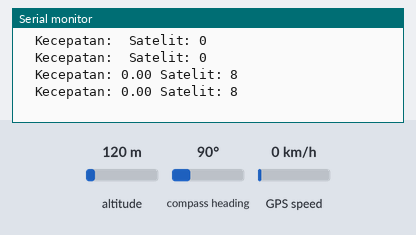
A sketch run on a simulated Arduino Mega 2560, built with avr-gcc and run on an emulated ATmega2560. Parts: the last lines printed to the serial monitor. The inputs (shaded band) are chosen by the test bench; at power-on: GPS speed 0 km/h, altitude 120 m, compass heading 90°. The GPS gets a fix after 3 s at 37.7749, -122.4194 with 8 satellites.

Above: at 4.9 s.
5.0 s: GPS speed set to 2 km/h
At 5.8 s:
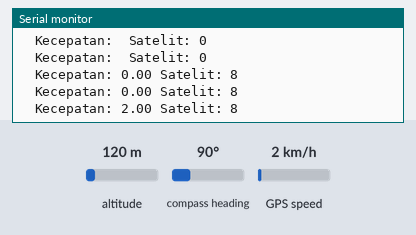
6.7 s: GPS speed set to 30 km/h
At 8.0 s:
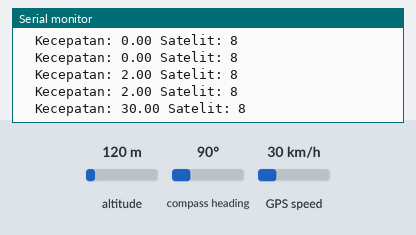
Timing chart, 0 to 9.7 s (numbered marks = the images above; inputs shaded):
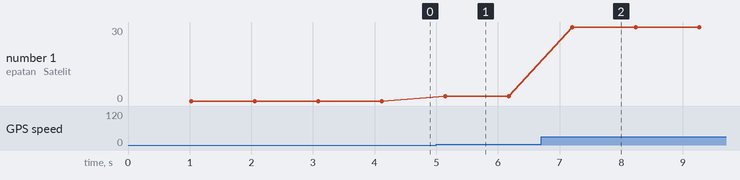

The sketch:

nextion2.ino
```cpp
#include <NMEAGPS.h>
#include <GPSport.h>

NMEAGPS gps;
gps_fix fix;

//Global Variabel
float kecepatan;
int satelit;


void GPSloop()
{
  while (gps.available( gpsPort )) {
    fix = gps.read();
    Serial.print(F("  Kecepatan: "));
    if (fix.valid.speed){
      kecepatan = fix.speed_kph();
      Serial.print(kecepatan);
    }

    Serial.print(F(" Satelit: "));
    satelit = fix.satellites;
    Serial.println(satelit);

  }

}


void setup() {
  // put your setup code here, to run once:
  gpsPort.begin(9600);
  Serial.begin(9600);
  Serial2.begin(9600);
}

void loop() {
  // put your main code here, to run repeatedly:
  GPSloop();

  //GPS speed
  Serial2.print("t0.txt=\""); // Changing the value of box n1
        Serial2.print(kecepatan);
        Serial2.print("\"");
        Serial2.write(0xff);  // We always have to send this three lines after each command sent to the nextion display.
        Serial2.write(0xff);
        Serial2.write(0xff);

   //Satelit
   Serial2.print("t10.txt=\""); // Changing the value of box n1
        Serial2.print(satelit);
        Serial2.print("\"");
        Serial2.write(0xff);  // We always have to send this three lines after each command sent to the nextion display.
        Serial2.write(0xff);
        Serial2.write(0xff);


}
```

Measured:
- after the input at 5.0 s, the serial monitor: prints a new line after 0.14 s (image 1)
- after the input at 6.7 s, the serial monitor: prints a new line after 0.50 s (image 2)
- plotted number 1: 0 → 2 after the input at 5.0 s, 2 → 30 after the input at 6.7 s
